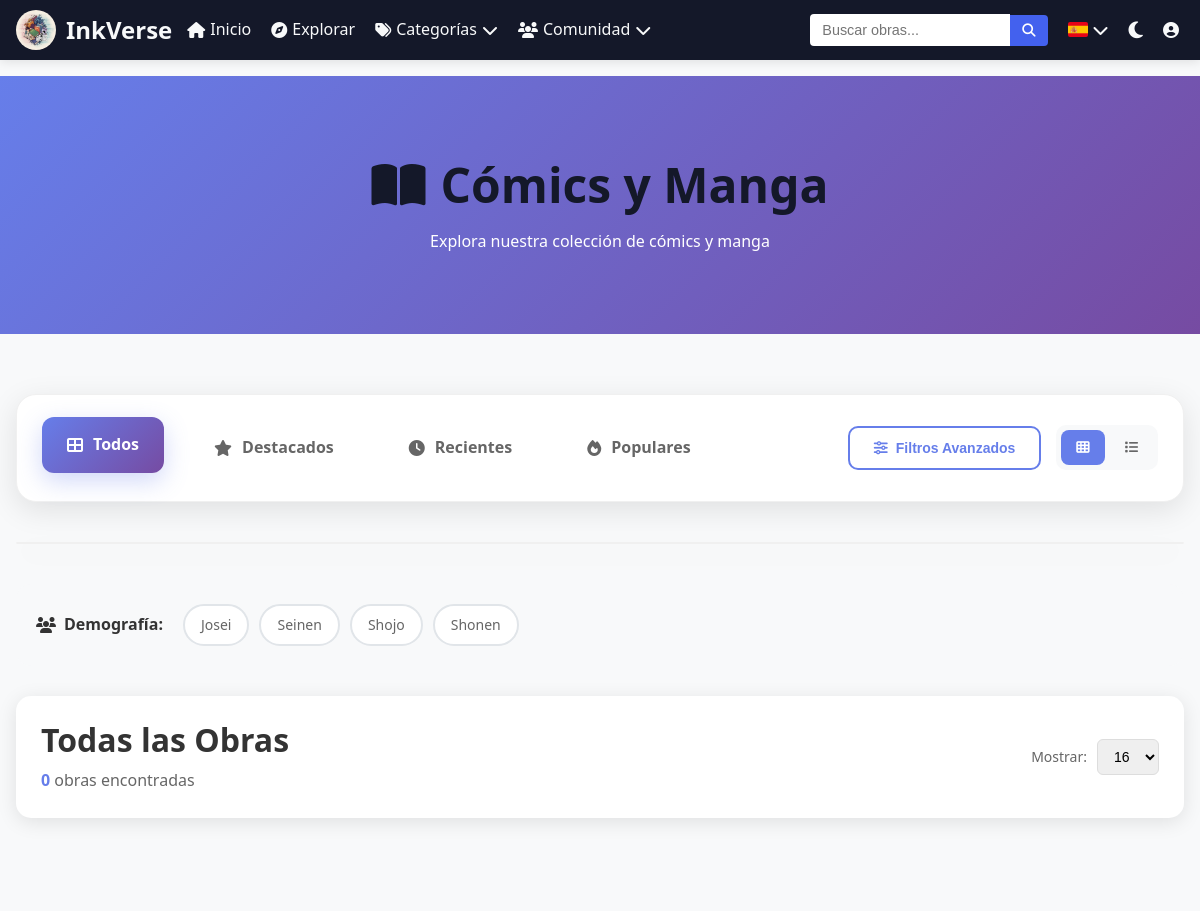
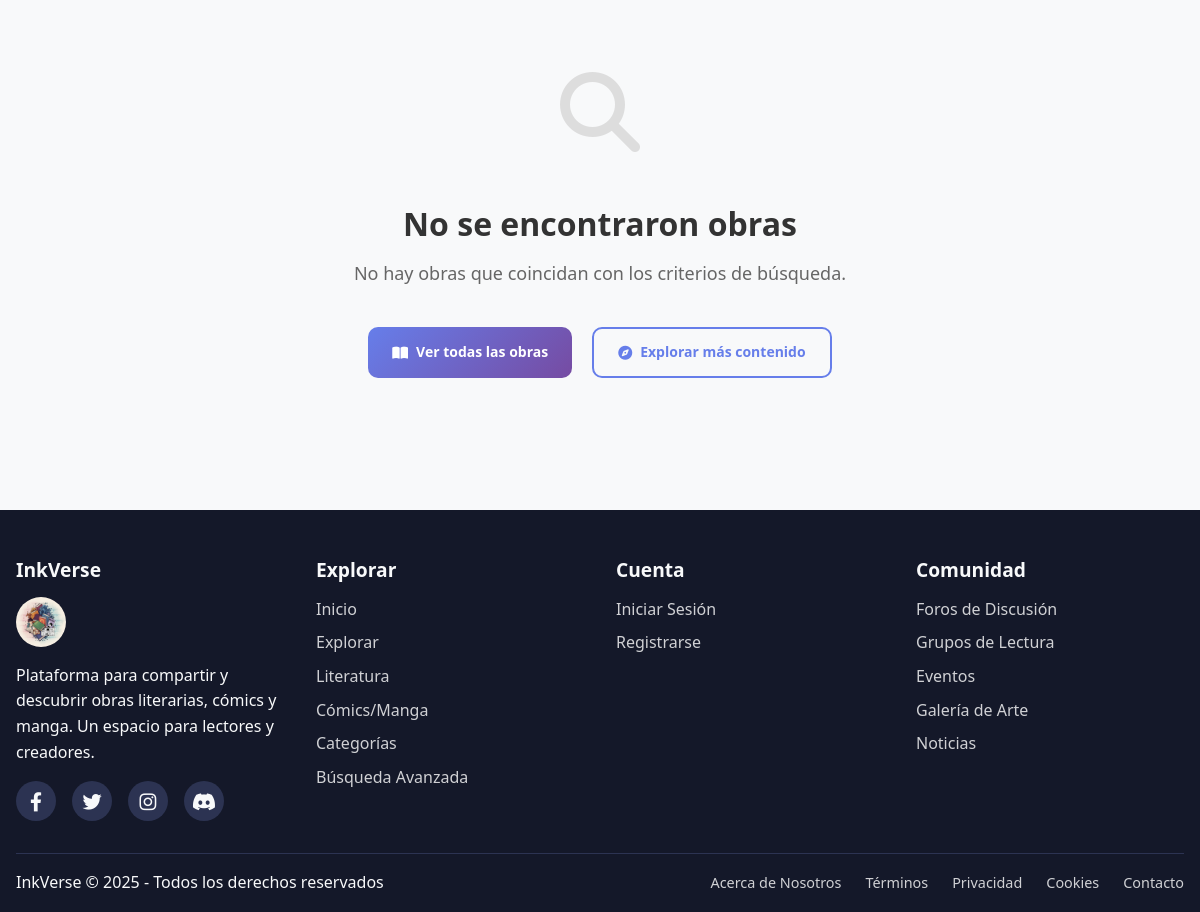
Page /public/comics.php on the committed database (2 pictures, top to bottom).
### tables this page shows
CREATE TABLE `categorias` (
  `id` int(11) NOT NULL,
  `nombre` varchar(50) NOT NULL,
  `descripcion` text DEFAULT NULL,
  `icono` varchar(50) DEFAULT NULL,
  `color` varchar(7) DEFAULT NULL,
  `tipo` enum('libro','comic') NOT NULL DEFAULT 'libro'
);

### public/comics.php (the view, shortened to what the rows shown need)
<?php
require_once(__DIR__ . '/../includes/header.php');
include_once(__DIR__ . '/../includes/conexion.php');
$mostrar_destacados = isset($_GET['destacados']) && $_GET['destacados'] == 1;
$mostrar_recientes = isset($_GET['recientes']) && $_GET['recientes'] == 1;
$mostrar_populares = isset($_GET['populares']) && $_GET['populares'] == 1;
$categoria_id = isset($_GET['categoria']) ? (int)$_GET['categoria'] : 0;
$titulo_pagina = "Cómics y Manga";
$sql_categorias = "SELECT id, nombre, descripcion FROM categorias WHERE tipo = 'comic' ORDER BY
                   CASE
                       WHEN nombre IN ('Cómic', 'Manga', 'Manhwa', 'Manhua') THEN 1
                       WHEN nombre IN ('Shonen', 'Shojo', 'Seinen', 'Josei') THEN 2
                       ELSE 3
                   END, nombre";
$result_categorias = $conexion->query($sql_categorias);
$tipos_principales = [];
$demografias = [];
$generos = [];
if ($result_categorias) {
    while ($row = $result_categorias->fetch_assoc()) {
        if (in_array($row['nombre'], ['Cómic', 'Manga', 'Manhwa', 'Manhua'])) {
            $tipos_principales[] = $row;
        } elseif (in_array($row['nombre'], ['Shonen', 'Shojo', 'Seinen', 'Josei'])) {
            $demografias[] = $row;
        } else {
            $generos[] = $row;
        }
    }
}
$obras_hero = [];
$sql_stats = "SELECT
              COUNT(*) as total_comics,
              COUNT(CASE WHEN cat.nombre = 'Manga' THEN 1 END) as total_manga,
              COUNT(CASE WHEN cat.nombre = 'Manhwa' THEN 1 END) as total_manhwa,
              COUNT(CASE WHEN cat.nombre = 'Cómic' THEN 1 END) as total_comic
              FROM comics c
              LEFT JOIN categorias cat ON c.categoria_id = cat.id";
$result_stats = $conexion->query($sql_stats);
$stats = $result_stats ? $result_stats->fetch_assoc() : ['total_comics' => 0, 'total_manga' => 0, 'total_manhwa' => 0, 'total_comic' => 0];
?>
<?php if (empty($obras_hero) === false): ?>
<div class="comics-hero-advanced">
    <div class="hero-background">
        <div class="hero-particles"></div>
        <div class="hero-gradient"></div>
    </div>
    <div class="container">
        <div class="hero-content-advanced">
            <div class="hero-text-section">
                <div class="hero-badge">
                    <i class="fas fa-book-open"></i>
                    <span>Mundo Visual</span>
                </div>
                <h1 class="hero-title">Cómics & Manga</h1>
                <p class="hero-description">Explora universos visuales únicos donde cada viñeta cuenta una historia</p>
                <div class="hero-stats-grid">
                    <div class="hero-stat">
                        <div class="stat-number"><?php echo number_format($stats['total_comics']); ?></div>
                        <div class="stat-label">Total Obras</div>
                    </div>
                    <div class="hero-stat">
                        <div class="stat-number"><?php echo number_format($stats['total_manga']); ?></div>
                        <div class="stat-label">Manga</div>
                    </div>
                    <div class="hero-stat">
                        <div class="stat-number"><?php echo number_format($stats['total_manhwa']); ?></div>
                        <div class="stat-label">Manhwa</div>
                    </div>
                    <div class="hero-stat">
                        <div class="stat-number"><?php echo number_format($stats['total_comic']); ?></div>
                        <div class="stat-label">Cómics</div>
                    </div>
                </div>
                <div class="hero-actions">
                    <a href="#explorar" class="btn btn-primary btn-lg">
                        <i class="fas fa-compass"></i> Explorar Ahora
                    </a>
                    <a href="<?php echo BASE_URL; ?>/usuario/nueva_obra.php" class="btn btn-outline-white btn-lg">
                        <i class="fas fa-plus"></i> Publicar Obra
                    </a>
                </div>
            </div>
            <div class="hero-showcase">
                <div class="showcase-grid">
                    <?php foreach ($obras_hero as $index => $obra): ?>
                        <div class="showcase-item" style="--delay: <?php echo $index * 0.15; ?>s">
                            <div class="showcase-cover">
                                <?php if (!empty($obra['portada'])): ?>
                                    <img src="<?php echo BASE_URL . '/uploads/portadas/' . htmlspecialchars($obra['portada']); ?>"
                                         alt="<?php echo htmlspecialchars($obra['titulo']); ?>"
                                         loading="lazy">
                                <?php else: ?>
                                    <div class="showcase-placeholder">
                                        <i class="fas fa-book-open"></i>
                                    </div>
                                <?php endif; ?>
                                <div class="showcase-overlay">
                                    <a href="<?php echo BASE_URL; ?>/public/obra.php?id=<?php echo $obra['id']; ?>&tipo=comic"
                                       class="showcase-link">
                                        <i class="fas fa-eye"></i>
                                    </a>
                                </div>
                            </div>
                            <div class="showcase-info">
                                <h4><?php echo htmlspecialchars($obra['titulo']); ?></h4>
                                <p><?php echo htmlspecialchars($obra['autor']); ?></p>
                                <?php if (!empty($obra['categoria'])): ?>
                                    <span class="showcase-category"><?php echo htmlspecialchars($obra['categoria']); ?></span>
                                <?php endif; ?>
                            </div>
                        </div>
                    <?php endforeach; ?>
                </div>
            </div>
        </div>
    </div>
</div>
<?php else: ?>
<div class="page-header-simple">
    <div class="container">
        <div class="header-content">
            <h1><i class="fas fa-book-open"></i> <?php echo $titulo_pagina; ?></h1>
        </div>
    </div>
</div>
<?php endif; ?>
<div class="container" id="explorar">
    <?php if (!empty($demografias)): ?>
    <div class="quick-filters">
        <div class="quick-filters-items">
            <?php foreach ($demografias as $demo): ?>
                <a href="?categoria=<?php echo $demo['id']; ?>"
                   class="quick-filter-item <?php echo $categoria_id == $demo['id'] ? 'active' : ''; ?>"
                   title="<?php echo htmlspecialchars($demo['descripcion']); ?>">
                    <?php echo htmlspecialchars($demo['nombre']); ?>
                </a>
            <?php endforeach; ?>
        </div>
    </div>
    <?php endif; ?>
    <div class="resultados-header-advanced">
        <div class="resultados-info">
            <h2>
                <?php
                if ($mostrar_destacados) echo "Obras Destacadas";
                elseif ($mostrar_recientes) echo "Obras Recientes";
                elseif ($mostrar_populares) echo "Obras Populares";
                else echo "Todas las Obras";
                ?>
            </h2>
        </div>
    </div>
</div>
<link href="https://unpkg.com/aos@2.3.1/dist/aos.css" rel="stylesheet">
<?php include_once(__DIR__ . '/../includes/footer.php'); ?>

### rows in the picture
categorias: nombre "Josei"
categorias: nombre "Seinen"
categorias: nombre "Shojo"
categorias: nombre "Shonen"

### other values in the picture
$TEXTOS['inicio'] "Inicio"
$TEXTOS['explorar'] "Explorar"
$TEXTOS['categorias'] "Categorías"
$TEXTOS['comunidad'] "Comunidad"
$titulo_pagina "Cómics y Manga"
$total_obras "0"
